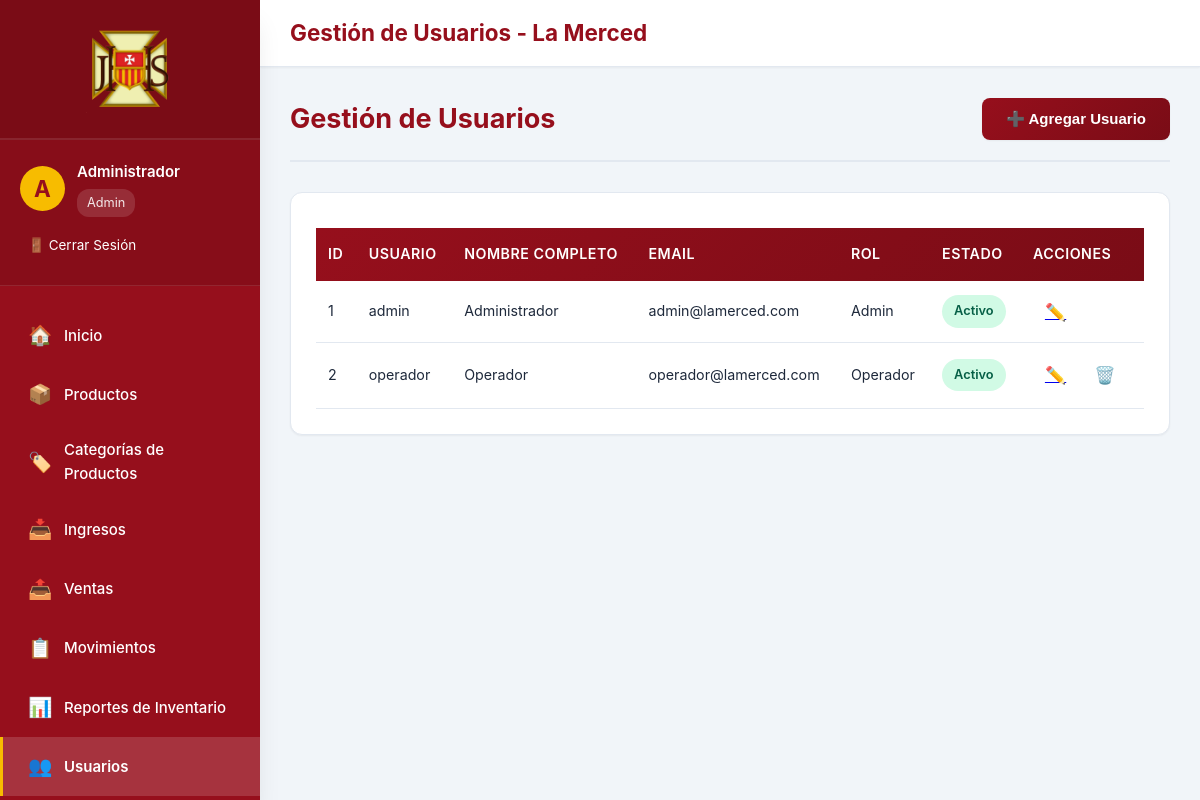
/usuarios.php (signed in), run on the app's committed database.
### tables this page shows
CREATE TABLE IF NOT EXISTS usuarios (
    id INT AUTO_INCREMENT PRIMARY KEY,
    username VARCHAR(50) UNIQUE NOT NULL,
    password VARCHAR(255) NOT NULL,
    nombre_completo VARCHAR(255) NOT NULL,
    email VARCHAR(255),
    rol ENUM('admin', 'operador') DEFAULT 'operador',
    activo TINYINT(1) DEFAULT 1,
    fecha_creacion TIMESTAMP DEFAULT CURRENT_TIMESTAMP,
    INDEX idx_username (username)
);

### config/auth.php (called while the page is built, shortened)
<?php
function getCurrentUser() {
    $conn = getConnection();
    $user_id = $_SESSION['user_id'];
    $stmt = $conn->prepare("SELECT id, username, nombre_completo, email, rol FROM usuarios WHERE id = ? AND activo = 1");
    $stmt->bind_param("i", $user_id);
    $stmt->execute();
    $result = $stmt->get_result();
    $user = $result->fetch_assoc();
    return $user;
}
?>

### usuarios.php (the view, shortened to what this page needs)
<?php
$page_title = 'Gestión de Usuarios - La Merced';
require_once 'config/auth.php';
$conn = getConnection();
$usuarios = $conn->query("SELECT * FROM usuarios ORDER BY nombre_completo");
$usuario_editar = null;
require_once 'includes/header.php';
?>
            <div class="page-header">
                <h2>Gestión de Usuarios</h2>
                <button class="btn btn-primary" onclick="toggleForm()"><?php echo $usuario_editar ? 'Cancelar Edición' : '➕ Agregar Usuario'; ?></button>
            </div>
            <div class="table-container">
                <table class="data-table">
                    <thead>
                        <tr>
                            <th>ID</th>
                            <th>Usuario</th>
                            <th>Nombre Completo</th>
                            <th>Email</th>
                            <th>Rol</th>
                            <th>Estado</th>
                            <th>Acciones</th>
                        </tr>
                    </thead>
                    <tbody>
                        <?php if ($usuarios->num_rows > 0): ?>
                            <?php while ($usuario = $usuarios->fetch_assoc()): ?>
                                <tr>
                                    <td><?php echo $usuario['id']; ?></td>
                                    <td><?php echo htmlspecialchars($usuario['username']); ?></td>
                                    <td><?php echo htmlspecialchars($usuario['nombre_completo']); ?></td>
                                    <td><?php echo htmlspecialchars($usuario['email'] ?? ''); ?></td>
                                    <td><?php echo ucfirst($usuario['rol']); ?></td>
                                    <td>
                                        <span class="stock-badge <?php echo $usuario['activo'] ? 'success' : 'warning'; ?>">
                                            <?php echo $usuario['activo'] ? 'Activo' : 'Inactivo'; ?>
                                        </span>
                                    </td>
                                    <td class="actions">
                                        <a href="?edit=<?php echo $usuario['id']; ?>" class="btn-icon" title="Editar">✏️</a>
                                        <?php if ($usuario['id'] != $_SESSION['user_id']): ?>
                                            <form method="POST" style="display:inline;" onsubmit="return confirm('¿Está seguro de desactivar este usuario?');">
                                                <button type="submit" class="btn-icon" title="Desactivar">🗑️</button>
                                            </form>
                                        <?php endif; ?>
                                    </td>
                                </tr>
                            <?php endwhile; ?>
                        <?php else: ?>
                            <tr>
                                <td colspan="7" class="text-center">No hay usuarios registrados</td>
                            </tr>
                        <?php endif; ?>
                    </tbody>
                </table>
            </div>
<?php require_once 'includes/footer.php'; ?>

### includes/header.php (shortened to what this page needs)
<?php
require_once __DIR__ . '/../config/auth.php';
$current_user = getCurrentUser();
$current_page = basename($_SERVER['PHP_SELF']);
?>
<!DOCTYPE html>
<html lang="es">
<head>
    <link rel="stylesheet" href="assets/css/style.css">
</head>
<body>
    <aside class="sidebar" id="sidebar">
        <div class="sidebar-header">
            <img src="img/logo_menu.png" alt="Logo" class="logo_menu">
        </div>
        <div class="sidebar-user">
            <div class="sidebar-user-info">
                <div class="sidebar-user-avatar">
                    <?php echo strtoupper(substr($current_user['nombre_completo'], 0, 1)); ?>
                </div>
                <div>
                    <div class="sidebar-user-name"><?php echo htmlspecialchars($current_user['nombre_completo']); ?></div>
                    <div class="sidebar-user-role"><?php echo ucfirst($current_user['rol']); ?></div>
                </div>
            </div>
            <a href="logout.php" class="sidebar-logout">🚪 Cerrar Sesión</a>
        </div>
        <nav class="sidebar-menu">
            <a href="index.php" class="sidebar-menu-item <?php echo $current_page == 'index.php' ? 'active' : ''; ?>">
                <span class="sidebar-menu-item-icon">🏠</span>
                <span>Inicio</span>
            </a>
            <a href="productos.php" class="sidebar-menu-item <?php echo $current_page == 'productos.php' ? 'active' : ''; ?>">
                <span class="sidebar-menu-item-icon">📦</span>
                <span>Productos</span>
            </a>
            <?php if (isset($_SESSION['rol']) && $_SESSION['rol'] === 'admin'): ?>
            <a href="categorias.php" class="sidebar-menu-item <?php echo $current_page == 'categorias.php' ? 'active' : ''; ?>">
                <span class="sidebar-menu-item-icon">🏷️</span>
                <span>Categorías de Productos</span>
            </a>
            <?php endif; ?>
            <?php if (isset($_SESSION['rol']) && $_SESSION['rol'] === 'admin'): ?>
            <a href="entradas.php" class="sidebar-menu-item <?php echo $current_page == 'entradas.php' ? 'active' : ''; ?>">
                <span class="sidebar-menu-item-icon">📥</span>
                <span>Ingresos</span>
            </a>
            <?php endif; ?>
            <a href="salidas.php" class="sidebar-menu-item <?php echo $current_page == 'salidas.php' ? 'active' : ''; ?>">
                <span class="sidebar-menu-item-icon">📤</span>
                <span>Ventas</span>
            </a>
            <a href="kardex.php" class="sidebar-menu-item <?php echo $current_page == 'kardex.php' ? 'active' : ''; ?>">
                <span class="sidebar-menu-item-icon">📋</span>
                <span>Movimientos</span>
            </a>
            <a href="reportes.php" class="sidebar-menu-item <?php echo $current_page == 'reportes.php' ? 'active' : ''; ?>">
                <span class="sidebar-menu-item-icon">📊</span>
                <span>Reportes de Inventario</span>
            </a>
            <?php if (isset($_SESSION['rol']) && $_SESSION['rol'] === 'admin'): ?>
                <a href="usuarios.php" class="sidebar-menu-item <?php echo $current_page == 'usuarios.php' ? 'active' : ''; ?>">
                    <span class="sidebar-menu-item-icon">👥</span>
                    <span>Usuarios</span>
                </a>
            <?php endif; ?>
        </nav>
    </aside>
    <div class="main-wrapper">
        <div class="top-bar">
            <div>
                <span class="top-bar-title"><?php echo $page_title ?? 'Sistema de Inventario'; ?></span>
            </div>
        </div>
        <div class="content-area">

### data on the page
usuarios: nombre_completo "A", nombre_completo "Administrador", rol "Admin", id "1", username "admin", email "admin@lamerced.com", activo "Activo"
usuarios: id "2", username "operador", nombre_completo "Operador", email "operador@lamerced.com", rol "Operador", activo "Activo"

### other printed values
$page_title "Gestión de Usuarios - La Merced"
